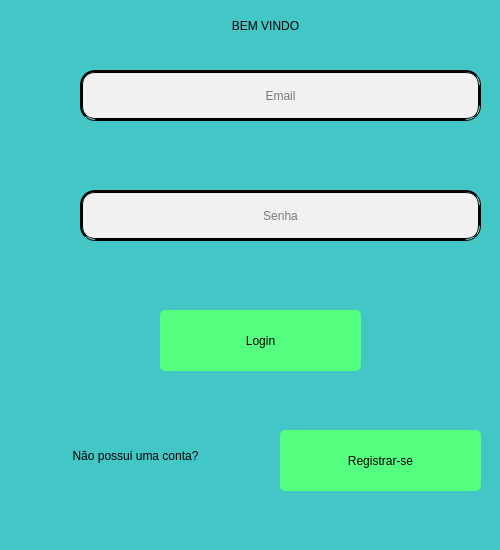
<?xml version="1.0" encoding="UTF-8"?>
<ui version="4.0">
 <class>Screen_Log</class>
 <widget class="QMainWindow" name="Screen_Log">
  <property name="geometry">
   <rect>
    <x>0</x>
    <y>0</y>
    <width>500</width>
    <height>550</height>
   </rect>
  </property>
  <property name="windowTitle">
   <string>MainWindow</string>
  </property>
  <property name="styleSheet">
   <string notr="true">background-color: rgb(66, 198, 198);</string>
  </property>
  <widget class="QWidget" name="centralwidget">
   <widget class="QPushButton" name="Button_Log">
    <property name="geometry">
     <rect>
      <x>160</x>
      <y>310</y>
      <width>201</width>
      <height>61</height>
     </rect>
    </property>
    <property name="styleSheet">
     <string notr="true">background-color: rgb(85, 255, 127);
font: 25pt &quot;Niagara Solid&quot;;
color: rgb(0, 0, 0);
border-radius:5px;</string>
    </property>
    <property name="text">
     <string>Login</string>
    </property>
   </widget>
   <widget class="QLineEdit" name="Input_User">
    <property name="geometry">
     <rect>
      <x>80</x>
      <y>70</y>
      <width>401</width>
      <height>51</height>
     </rect>
    </property>
    <property name="styleSheet">
     <string notr="true">background-color: rgb(241, 241, 241);
border-style: groove;
border-width: 3px;
border-radius:15px;
border-color: rgb(0,0,0);
font: 20pt &quot;Times New Roman&quot;;
</string>
    </property>
    <property name="alignment">
     <set>Qt::AlignCenter</set>
    </property>
    <property name="placeholderText">
     <string>Email</string>
    </property>
   </widget>
   <widget class="QLineEdit" name="Input_Key">
    <property name="geometry">
     <rect>
      <x>80</x>
      <y>190</y>
      <width>401</width>
      <height>51</height>
     </rect>
    </property>
    <property name="styleSheet">
     <string notr="true">background-color: rgb(241, 241, 241);
border-style: groove;
border-width: 3px;
border-radius:15px;
border-color: rgb(0,0,0);
font: 20pt &quot;Times New Roman&quot;;</string>
    </property>
    <property name="echoMode">
     <enum>QLineEdit::Password</enum>
    </property>
    <property name="alignment">
     <set>Qt::AlignCenter</set>
    </property>
    <property name="placeholderText">
     <string>Senha</string>
    </property>
   </widget>
   <widget class="QLabel" name="Icon_User">
    <property name="geometry">
     <rect>
      <x>20</x>
      <y>70</y>
      <width>51</width>
      <height>51</height>
     </rect>
    </property>
    <property name="text">
     <string/>
    </property>
    <property name="pixmap">
     <pixmap>assets/person.png</pixmap>
    </property>
    <property name="scaledContents">
     <bool>true</bool>
    </property>
   </widget>
   <widget class="QLabel" name="Icon_Key">
    <property name="geometry">
     <rect>
      <x>20</x>
      <y>190</y>
      <width>51</width>
      <height>51</height>
     </rect>
    </property>
    <property name="text">
     <string/>
    </property>
    <property name="pixmap">
     <pixmap>assets/lock.png</pixmap>
    </property>
    <property name="scaledContents">
     <bool>true</bool>
    </property>
   </widget>
   <widget class="QLabel" name="Ornament_Welcome">
    <property name="geometry">
     <rect>
      <x>70</x>
      <y>10</y>
      <width>391</width>
      <height>31</height>
     </rect>
    </property>
    <property name="styleSheet">
     <string notr="true">font: 20pt &quot;Niagara Solid&quot;;
font: 20pt &quot;Times New Roman&quot;;</string>
    </property>
    <property name="text">
     <string>BEM VINDO</string>
    </property>
    <property name="alignment">
     <set>Qt::AlignCenter</set>
    </property>
   </widget>
   <widget class="QPushButton" name="Button_Reg">
    <property name="geometry">
     <rect>
      <x>280</x>
      <y>430</y>
      <width>201</width>
      <height>61</height>
     </rect>
    </property>
    <property name="styleSheet">
     <string notr="true">background-color: rgb(85, 255, 127);
font: 25pt &quot;Niagara Solid&quot;;
color: rgb(0, 0, 0);
border-radius: 5px;</string>
    </property>
    <property name="text">
     <string>Registrar-se</string>
    </property>
   </widget>
   <widget class="QLabel" name="Ornament_Question">
    <property name="geometry">
     <rect>
      <x>10</x>
      <y>440</y>
      <width>251</width>
      <height>31</height>
     </rect>
    </property>
    <property name="styleSheet">
     <string notr="true">font: 20pt &quot;Niagara Solid&quot;;
font: 20pt &quot;Times New Roman&quot;;</string>
    </property>
    <property name="text">
     <string>Não possui uma conta?</string>
    </property>
    <property name="alignment">
     <set>Qt::AlignCenter</set>
    </property>
   </widget>
   <widget class="QLabel" name="Warning_Wrong_Credencial">
    <property name="geometry">
     <rect>
      <x>20</x>
      <y>260</y>
      <width>461</width>
      <height>31</height>
     </rect>
    </property>
    <property name="styleSheet">
     <string notr="true">color: rgb(255, 0, 0);
font: 20pt &quot;Niagara Solid&quot;;
font: 20pt &quot;Times New Roman&quot;;</string>
    </property>
    <property name="text">
     <string/>
    </property>
    <property name="alignment">
     <set>Qt::AlignCenter</set>
    </property>
   </widget>
  </widget>
  <widget class="QMenuBar" name="menubar">
   <property name="geometry">
    <rect>
     <x>0</x>
     <y>0</y>
     <width>500</width>
     <height>21</height>
    </rect>
   </property>
  </widget>
  <widget class="QStatusBar" name="statusbar"/>
 </widget>
 <resources/>
 <connections/>
</ui>
